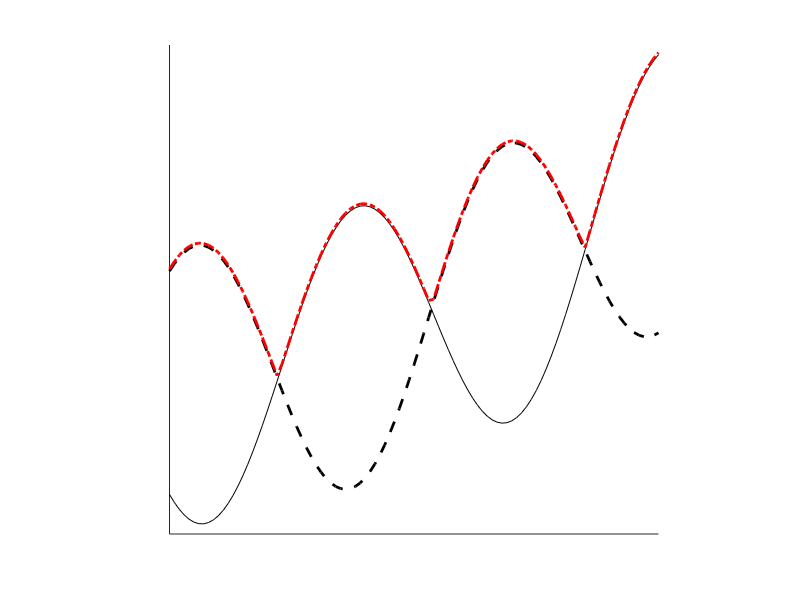

Write the MATLAB code that produced this figure. (Note: this script raises an error after producing the figure.)
% Representation of subinterpolation 
clear all
close all
clc
warning('off','all')


c =-.2;
w=10;
fun=@(x) (1*(x-c).^2+sin(w*((x-c)+0.2)))/50;
gfun=@(x) (1*(x-c).^2+sin(w*((x-c)-0.1)))/50;
% xi=[0.001 1 0.2 0.3 0.5 0.6 0.12 0.07 .17 .15];
xi=[0.17 0.8 0.5];
% xi=[0.1 0.7 0.3];
xiu=[0 1];
for ii=1:length(xi)
    yi(ii)=fun(xi(:,ii));
    gi(ii)=gfun(xi(:,ii));
end
%T=ones(1,3);
%K=2; L=1;
%[xi,ind]=sort(xi); yi=yi(ind);
xx=0:0.01:1;
for ii=1:length(xx)
yy(ii)=fun(xx(ii));
gg(ii)=gfun(xx(ii));
end
%%
figure(1); clf;
hold on
plot(xx,yy,'k-',xx,gg,'k--','linewidth',2)
% plot(xx,max(yy,gg)+1.,'k-.','linewidth',3)
plot(xx,max(yy,gg)+.0003,'r-.','linewidth',2)
set(gca,'YTick',[])
set(gca,'XTick',[])
axis square 
% legend('f(x)','g(x)','max\{f,g\}')
% grid minor

xiT=[xi xiu]; xiT=sort(xiT);
xc=(xiT(1:end-1)+xiT(2:end))/2;
d=(xiT(2:end)-xiT(1:end-1))/2;
%[inter_par,yp]=interpolateparametarization(xi,yi,sigma0./sqrt(T),1);
[inter_par]=interpolateparametarization(xi,yi,1);
[inter_par_g]=interpolateparametarization(xi,gi,1);
%x=0.01; e=max(d.^2-(x-xc).^2);
%
for ii=1:length(xx)
    x=xx(ii);
    %fr(ii)= funr(x);
    f(ii)=fun(x);
    p(ii) = interpolate_val(x,inter_par);
    pg(ii) = interpolate_val(x,inter_par_g);
    e(ii) = max(d.^2-(x-xc).^2);
    sc(ii)= (max(p(ii),pg(ii))+0.5455)/e(ii);
    %sc(ii) = max(p(ii)-;
    %sn(ii)= subinterpolate_search(x,e(ii),xi,yi,K);
    %sn(ii)=subquad_search(x,e(ii),xi,yi,K);
end
for ii=1:2
    x=xiu(ii);
    pU(ii) = interpolate_val(x,inter_par);
    pgU(ii) = interpolate_val(x,inter_par_g);
    eU(ii) = mindis(x,xi);
     sd(ii)= (max(pU(ii),pgU(ii))+0.5455)/eU(ii);
end


[tc,indc]=min(sc);
x=xx(indc);
pm = interpolate_val(x,inter_par);
pgm = interpolate_val(x,inter_par_g);
em = mindis(x,xi);
sdm= (max(pm,pgm)+0.5455)/em;

% %%
figure(2); clf;
plot(xx,pg,'k-','linewidth',2)
hold on
plot(xx,p,'k--', 'linewidth',2)

 plot(xx,max(p,pg)+.0003, 'r-.', 'linewidth',2) 
 plot(xx,e*1+min(min(p,pg)),'r-')
 plot(xiu,max(pU,pgU),'k*', 'Markersize',10)
% plot(xx,pg,'k-',xx,p,'k--', xx, max(p,pg)+2, 'k-.') 
hold on
% grid on
plot(xi,yi,'ks', 'Markersize',10, 'MarkerFacecolor', 'k')
plot(xi,gi,'bp', 'Markersize',10, 'MarkerFacecolor', 'k')
set(gca,'YTick',[])
set(gca,'XTick',[])
axis square 


%% replacing step Z-Omega
figure(3); clf;
subplot(2,1,1)
plot(xx, sc,'k-','linewidth',2) 
hold on
% grid on
ylim([18 30])
subplot(2,1,2)
% figure(4)
plot(xiu,sd*7,'k*', 'Markersize',10)
hold on
plot(xx(indc), sdm*7,'kp', 'Markersize',10, 'MarkerFacecolor', 'k')
 set(gca,'YTick',[])
set(gca,'XTick',[])
% axis square 
% grid on
%ylim([0 100])
% % errorbar(xi,yi,sigma0./sqrt(T),'k.','linewidth',2)
% %    sd = min(yp,2*yi-yp)-L*sigma0./sqrt(T);
% %[td,indd]=min(sd);
% %hold on
 
% %%
% %text(xx(indc),tc-.05,'x_k','fontsize',20)
% % plot(xx(indc),tc,'k*','Markersize',10)
% %text(xi(indd),td-.05,'z_k','fontsize',20)
% %set(gca,'YTickLabel',[])
% %set(gca,'XTickLabel',[])
% % ylim([-.3 10])
% grid on
%     
% % 
% % 
% % [t,ind]=min(sn);
% % ind
% % xx(ind)
% % x=xx(ind);
% % ii=ind;
% % [y,abc]=subquad_search(x,e(ii),xi,yi,K)
% % y_inter=abc(1)*xx.^2+ abc(2)*xx+abc(3);
% % hold on
% % plot(xx,y_inter,'r-')